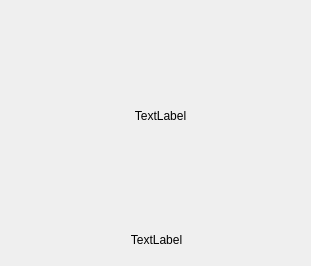
<?xml version="1.0" encoding="UTF-8"?>
<ui version="4.0">
 <class>QRCodePayFrame</class>
 <widget class="QFrame" name="QRCodePayFrame">
  <property name="geometry">
   <rect>
    <x>0</x>
    <y>0</y>
    <width>311</width>
    <height>266</height>
   </rect>
  </property>
  <property name="windowTitle">
   <string>Frame</string>
  </property>
  <widget class="QLabel" name="qrcodeView">
   <property name="geometry">
    <rect>
     <x>20</x>
     <y>20</y>
     <width>281</width>
     <height>191</height>
    </rect>
   </property>
   <property name="text">
    <string>TextLabel</string>
   </property>
   <property name="alignment">
    <set>Qt::AlignCenter</set>
   </property>
  </widget>
  <widget class="QLabel" name="sidLabel">
   <property name="geometry">
    <rect>
     <x>16</x>
     <y>230</y>
     <width>281</width>
     <height>20</height>
    </rect>
   </property>
   <property name="text">
    <string>TextLabel</string>
   </property>
   <property name="alignment">
    <set>Qt::AlignCenter</set>
   </property>
  </widget>
 </widget>
 <resources/>
 <connections/>
</ui>
